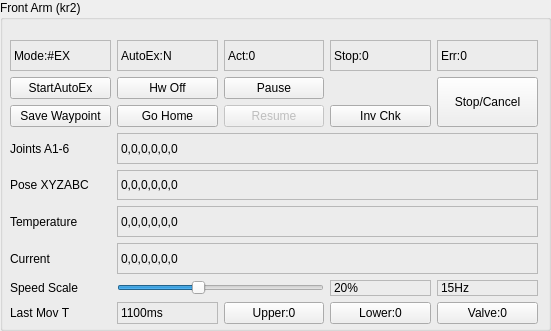
       <widget class="QGroupBox" name="frontarmgroupBox">
        <property name="geometry">
         <rect>
          <x>700</x>
          <y>10</y>
          <width>551</width>
          <height>331</height>
         </rect>
        </property>
        <property name="sizePolicy">
         <sizepolicy hsizetype="Fixed" vsizetype="Fixed">
          <horstretch>0</horstretch>
          <verstretch>0</verstretch>
         </sizepolicy>
        </property>
        <property name="title">
         <string>Front Arm (kr2)</string>
        </property>
        <widget class="QWidget" name="verticalLayoutWidget_2">
         <property name="geometry">
          <rect>
           <x>10</x>
           <y>40</y>
           <width>528</width>
           <height>284</height>
          </rect>
         </property>
         <layout class="QGridLayout" name="gridLayout_2">
          <item row="2" column="2">
           <widget class="QPushButton" name="resumeMoveButton_2">
            <property name="enabled">
             <bool>false</bool>
            </property>
            <property name="text">
             <string>Resume</string>
            </property>
           </widget>
          </item>
          <item row="5" column="0">
           <widget class="QLabel" name="label_11">
            <property name="text">
             <string>Temperature</string>
            </property>
           </widget>
          </item>
          <item row="0" column="1">
           <widget class="QLabel" name="autoExLabel_2">
            <property name="frameShape">
             <enum>QFrame::StyledPanel</enum>
            </property>
            <property name="text">
             <string>AutoEx:N</string>
            </property>
           </widget>
          </item>
          <item row="8" column="0">
           <widget class="QLabel" name="label_14">
            <property name="text">
             <string>Last Mov T</string>
            </property>
           </widget>
          </item>
          <item row="0" column="3">
           <widget class="QLabel" name="stopCodeLabel_2">
            <property name="frameShape">
             <enum>QFrame::StyledPanel</enum>
            </property>
            <property name="text">
             <string>Stop:0</string>
            </property>
           </widget>
          </item>
          <item row="6" column="0">
           <widget class="QLabel" name="label_13">
            <property name="text">
             <string>Current</string>
            </property>
           </widget>
          </item>
          <item row="1" column="2">
           <widget class="QPushButton" name="pauseMoveButton_2">
            <property name="text">
             <string>Pause</string>
            </property>
           </widget>
          </item>
          <item row="0" column="0">
           <widget class="QLabel" name="krcModeLabel_2">
            <property name="frameShape">
             <enum>QFrame::StyledPanel</enum>
            </property>
            <property name="text">
             <string>Mode:#EX</string>
            </property>
           </widget>
          </item>
          <item row="4" column="0">
           <widget class="QLabel" name="label_10">
            <property name="text">
             <string>Pose XYZABC</string>
            </property>
           </widget>
          </item>
          <item row="8" column="1">
           <widget class="QLabel" name="lastMoveTLabel_2">
            <property name="frameShape">
             <enum>QFrame::StyledPanel</enum>
            </property>
            <property name="text">
             <string>1100ms</string>
            </property>
           </widget>
          </item>
          <item row="7" column="0">
           <widget class="QLabel" name="label_9">
            <property name="text">
             <string>Speed Scale</string>
            </property>
           </widget>
          </item>
          <item row="0" column="2">
           <widget class="QLabel" name="actionCodeLabel_2">
            <property name="frameShape">
             <enum>QFrame::StyledPanel</enum>
            </property>
            <property name="text">
             <string>Act:0</string>
            </property>
           </widget>
          </item>
          <item row="4" column="1" colspan="4">
           <widget class="QLabel" name="poseLabel_2">
            <property name="frameShape">
             <enum>QFrame::StyledPanel</enum>
            </property>
            <property name="text">
             <string>0,0,0,0,0,0</string>
            </property>
            <property name="alignment">
             <set>Qt::AlignLeading|Qt::AlignLeft|Qt::AlignVCenter</set>
            </property>
           </widget>
          </item>
          <item row="5" column="1" colspan="4">
           <widget class="QLabel" name="tempLabel_2">
            <property name="frameShape">
             <enum>QFrame::StyledPanel</enum>
            </property>
            <property name="text">
             <string>0,0,0,0,0,0</string>
            </property>
            <property name="alignment">
             <set>Qt::AlignLeading|Qt::AlignLeft|Qt::AlignVCenter</set>
            </property>
           </widget>
          </item>
          <item row="6" column="1" colspan="4">
           <widget class="QLabel" name="currentLabel_2">
            <property name="frameShape">
             <enum>QFrame::StyledPanel</enum>
            </property>
            <property name="text">
             <string>0,0,0,0,0,0</string>
            </property>
            <property name="alignment">
             <set>Qt::AlignLeading|Qt::AlignLeft|Qt::AlignVCenter</set>
            </property>
           </widget>
          </item>
          <item row="3" column="1" colspan="4">
           <widget class="QLabel" name="jointsLabel_2">
            <property name="font">
             <font>
              <weight>50</weight>
              <bold>false</bold>
             </font>
            </property>
            <property name="frameShape">
             <enum>QFrame::StyledPanel</enum>
            </property>
            <property name="text">
             <string>0,0,0,0,0,0</string>
            </property>
            <property name="alignment">
             <set>Qt::AlignLeading|Qt::AlignLeft|Qt::AlignVCenter</set>
            </property>
           </widget>
          </item>
          <item row="3" column="0">
           <widget class="QLabel" name="label_12">
            <property name="text">
             <string>Joints A1-6</string>
            </property>
           </widget>
          </item>
          <item row="8" column="2">
           <widget class="QPushButton" name="doUpPushButton_2">
            <property name="text">
             <string>Upper:0</string>
            </property>
           </widget>
          </item>
          <item row="8" column="3">
           <widget class="QPushButton" name="doLoPushButton_2">
            <property name="text">
             <string>Lower:0</string>
            </property>
           </widget>
          </item>
          <item row="1" column="0">
           <widget class="QPushButton" name="startAutoExButton_2">
            <property name="text">
             <string>StartAutoEx</string>
            </property>
           </widget>
          </item>
          <item row="1" column="1">
           <widget class="QPushButton" name="disablebutton_2">
            <property name="text">
             <string>Hw Off</string>
            </property>
           </widget>
          </item>
          <item row="2" column="0">
           <widget class="QPushButton" name="saveWaypointButton_2">
            <property name="text">
             <string>Save Waypoint</string>
            </property>
           </widget>
          </item>
          <item row="2" column="1">
           <widget class="QPushButton" name="goHomeButton_2">
            <property name="text">
             <string>Go Home</string>
            </property>
           </widget>
          </item>
          <item row="0" column="4">
           <widget class="QLabel" name="errorCodeLabel_2">
            <property name="frameShape">
             <enum>QFrame::StyledPanel</enum>
            </property>
            <property name="text">
             <string>Err:0</string>
            </property>
           </widget>
          </item>
          <item row="7" column="1" colspan="2">
           <widget class="QSlider" name="speedHorizontalSlider_2">
            <property name="mouseTracking">
             <bool>true</bool>
            </property>
            <property name="autoFillBackground">
             <bool>false</bool>
            </property>
            <property name="minimum">
             <number>1</number>
            </property>
            <property name="maximum">
             <number>50</number>
            </property>
            <property name="sliderPosition">
             <number>20</number>
            </property>
            <property name="orientation">
             <enum>Qt::Horizontal</enum>
            </property>
           </widget>
          </item>
          <item row="7" column="3">
           <widget class="QLabel" name="speedLabel_2">
            <property name="frameShape">
             <enum>QFrame::StyledPanel</enum>
            </property>
            <property name="text">
             <string>20%</string>
            </property>
           </widget>
          </item>
          <item row="7" column="4">
           <widget class="QLabel" name="refreshLabel_2">
            <property name="frameShape">
             <enum>QFrame::StyledPanel</enum>
            </property>
            <property name="text">
             <string>15Hz</string>
            </property>
           </widget>
          </item>
          <item row="8" column="4">
           <widget class="QPushButton" name="doValvePushButton_2">
            <property name="text">
             <string>Valve:0</string>
            </property>
           </widget>
          </item>
          <item row="1" column="4" rowspan="2">
           <widget class="QPushButton" name="stopMoveButton_2">
            <property name="sizePolicy">
             <sizepolicy hsizetype="Minimum" vsizetype="Expanding">
              <horstretch>0</horstretch>
              <verstretch>0</verstretch>
             </sizepolicy>
            </property>
            <property name="text">
             <string>Stop/Cancel</string>
            </property>
           </widget>
          </item>
          <item row="2" column="3">
           <widget class="QPushButton" name="goInvCheckButton">
            <property name="text">
             <string>Inv Chk</string>
            </property>
           </widget>
          </item>
         </layout>
        </widget>
       </widget>
